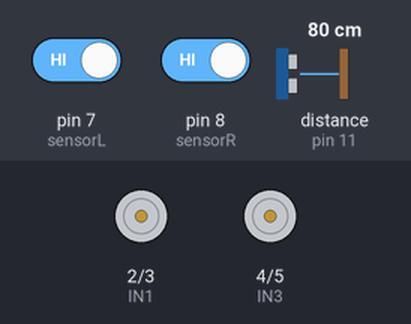
This sketch was run on a simulated Arduino Uno, built with avr-gcc and run on an emulated ATmega328P. Parts: motor-driver pin pairs drawn as motors (green arrow = first pin HIGH = forward, orange = second pin HIGH = backward, longer = more drive, scaled by the enable pin). Wiring (inferred from the names in the program): ultrasonic range finder: trigger pin 9; echo pin 11. The inputs (shaded band) are chosen by the test bench; at power-on: pin 7 (sensorL) HIGH, pin 8 (sensorR) HIGH, distance to the obstacle (sensor on pin 11) 80 cm. The echo pulse lasts 58.3 µs per cm.

Above: at 1.2 s.
1.3 s: pin 7 (sensorL) driven LOW
At 2.3 s:
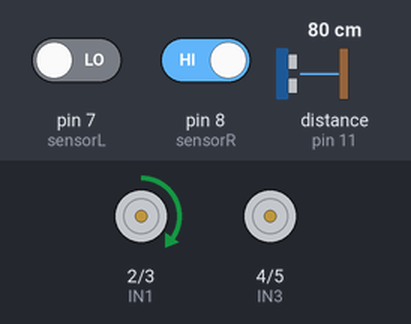
2.8 s: pin 8 (sensorR) driven LOW
At 3.4 s:
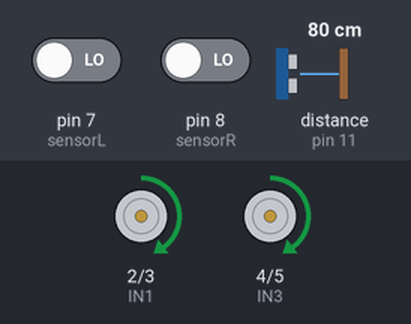
4.3 s: pin 7 (sensorL) driven HIGH
At 5.7 s:
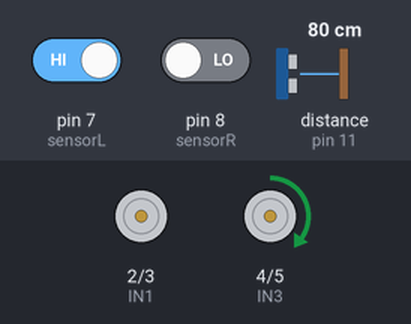
Timing chart, 0 to 7.3 s (numbered marks = the images above; inputs shaded):
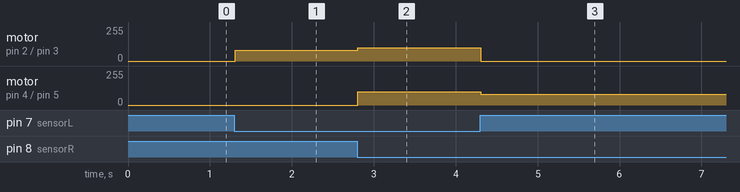

The sketch:

LF+OA.ino
```cpp
#define IN1 2
#define IN2 3
#define IN3 4
#define IN4 5
#define speedL 10
#define speedR 6
#define sensorL 7
#define sensorR 8
#define trig 9
#define echo 11
long duration,distance;
int sl=0;
int sr=0;

void setup() {
pinMode (IN1, OUTPUT);
pinMode (IN2, OUTPUT);
pinMode (IN3, OUTPUT);
pinMode (IN4, OUTPUT);
pinMode (speedR, OUTPUT);
pinMode (speedL, OUTPUT);
pinMode (sensorR, INPUT);
pinMode (sensorL, INPUT);
pinMode (trig,OUTPUT);
pinMode (echo,INPUT);
}
void Ultrasonic(){
digitalWrite(trig, LOW);
delayMicroseconds (2);
digitalWrite (trig, HIGH);
delayMicroseconds(10);
digitalWrite (trig, LOW);
duration = pulseIn (echo, HIGH);
distance = (duration/2) * 0.0343;
}
void forward()
{
digitalWrite (IN1, HIGH);
digitalWrite (IN2, LOW);
digitalWrite (IN3, HIGH);
digitalWrite (IN4, LOW);
analogWrite (speedL, 100);
analogWrite (speedR, 100);
}
void backward()
{
digitalWrite (IN1, LOW);
digitalWrite (IN2, HIGH);
digitalWrite (IN3, LOW);
digitalWrite (IN4, HIGH);
analogWrite (speedL, 150);
analogWrite (speedR, 150);
}
void left()
{
digitalWrite (IN1, LOW);
digitalWrite (IN2, LOW);
digitalWrite (IN3, HIGH);
digitalWrite (IN4, LOW);
analogWrite (speedL, 0);
analogWrite (speedR, 80);
}
void right()
{
digitalWrite (IN1, HIGH);
digitalWrite (IN2, LOW);
digitalWrite (IN3, LOW);
digitalWrite (IN4, LOW);
analogWrite (speedL, 80);
analogWrite (speedR, 0);
}
void stopp()
{
digitalWrite (IN1, LOW);
digitalWrite (IN2, LOW);
digitalWrite (IN3, LOW);
digitalWrite (IN4, LOW);
analogWrite (speedL, 0);
analogWrite (speedR, 0);
}

void loop() {
sl=digitalRead (sensorL);
sr=digitalRead (sensorR);
Ultrasonic();
if (sl==0&&sr==0&&distance>10) {
forward();}
else if (sl==0&&sr==1){
right();}
else if (sl==1&&sr==0){
left();}
else if (sl==1&&sr==1||distance<10){
stopp();}
}
```

Measured:
- after the input at 1.3 s, motor on pin 2 (IN1) / pin 3 (IN2): stopped → forward 80/255 at once
- after the input at 2.8 s, motor on pin 2 (IN1) / pin 3 (IN2): forward 80/255 → forward 100/255 at once; motor on pin 4 (IN3) / pin 5 (IN4): stopped → forward 100/255 at once
- after the input at 4.3 s, motor on pin 2 (IN1) / pin 3 (IN2): forward 100/255 → stopped at once; motor on pin 4 (IN3) / pin 5 (IN4): forward 100/255 → forward 80/255 at once
